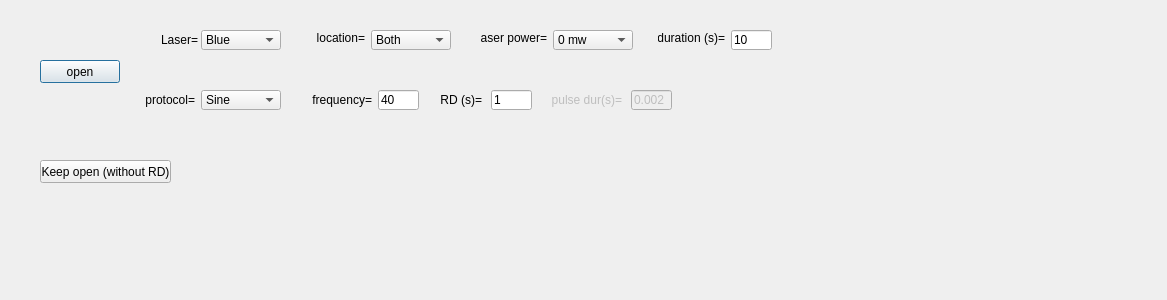
<?xml version="1.0" encoding="UTF-8"?>
<ui version="4.0">
 <class>CalibrationLaser</class>
 <widget class="QDialog" name="CalibrationLaser">
  <property name="geometry">
   <rect>
    <x>0</x>
    <y>0</y>
    <width>1167</width>
    <height>300</height>
   </rect>
  </property>
  <property name="sizePolicy">
   <sizepolicy hsizetype="Expanding" vsizetype="Expanding">
    <horstretch>0</horstretch>
    <verstretch>0</verstretch>
   </sizepolicy>
  </property>
  <property name="windowTitle">
   <string>Dialog</string>
  </property>
  <widget class="QLineEdit" name="Frequency_1">
   <property name="geometry">
    <rect>
     <x>378</x>
     <y>90</y>
     <width>41</width>
     <height>20</height>
    </rect>
   </property>
   <property name="sizePolicy">
    <sizepolicy hsizetype="Expanding" vsizetype="Expanding">
     <horstretch>0</horstretch>
     <verstretch>0</verstretch>
    </sizepolicy>
   </property>
   <property name="text">
    <string>40</string>
   </property>
  </widget>
  <widget class="QComboBox" name="Protocol_1">
   <property name="geometry">
    <rect>
     <x>201</x>
     <y>90</y>
     <width>80</width>
     <height>20</height>
    </rect>
   </property>
   <property name="sizePolicy">
    <sizepolicy hsizetype="Expanding" vsizetype="Expanding">
     <horstretch>0</horstretch>
     <verstretch>0</verstretch>
    </sizepolicy>
   </property>
   <item>
    <property name="text">
     <string>Sine</string>
    </property>
   </item>
   <item>
    <property name="text">
     <string>Pulse</string>
    </property>
   </item>
   <item>
    <property name="text">
     <string>Constant</string>
    </property>
   </item>
  </widget>
  <widget class="QComboBox" name="Location_1">
   <property name="geometry">
    <rect>
     <x>371</x>
     <y>30</y>
     <width>80</width>
     <height>20</height>
    </rect>
   </property>
   <property name="sizePolicy">
    <sizepolicy hsizetype="Expanding" vsizetype="Expanding">
     <horstretch>0</horstretch>
     <verstretch>0</verstretch>
    </sizepolicy>
   </property>
   <item>
    <property name="text">
     <string>Both</string>
    </property>
   </item>
   <item>
    <property name="text">
     <string>Left</string>
    </property>
   </item>
   <item>
    <property name="text">
     <string>Right</string>
    </property>
   </item>
   <item>
    <property name="text">
     <string>NA</string>
    </property>
   </item>
  </widget>
  <widget class="QLabel" name="label1_12">
   <property name="geometry">
    <rect>
     <x>144</x>
     <y>90</y>
     <width>51</width>
     <height>20</height>
    </rect>
   </property>
   <property name="sizePolicy">
    <sizepolicy hsizetype="Expanding" vsizetype="Expanding">
     <horstretch>0</horstretch>
     <verstretch>0</verstretch>
    </sizepolicy>
   </property>
   <property name="text">
    <string>protocol=</string>
   </property>
   <property name="textFormat">
    <enum>Qt::AutoText</enum>
   </property>
   <property name="alignment">
    <set>Qt::AlignRight|Qt::AlignTrailing|Qt::AlignVCenter</set>
   </property>
  </widget>
  <widget class="QLabel" name="label1_14">
   <property name="geometry">
    <rect>
     <x>431</x>
     <y>90</y>
     <width>51</width>
     <height>20</height>
    </rect>
   </property>
   <property name="sizePolicy">
    <sizepolicy hsizetype="Expanding" vsizetype="Expanding">
     <horstretch>0</horstretch>
     <verstretch>0</verstretch>
    </sizepolicy>
   </property>
   <property name="text">
    <string>RD (s)=</string>
   </property>
   <property name="textFormat">
    <enum>Qt::AutoText</enum>
   </property>
   <property name="alignment">
    <set>Qt::AlignRight|Qt::AlignTrailing|Qt::AlignVCenter</set>
   </property>
  </widget>
  <widget class="QComboBox" name="LaserPower_1">
   <property name="geometry">
    <rect>
     <x>553</x>
     <y>30</y>
     <width>80</width>
     <height>20</height>
    </rect>
   </property>
   <property name="sizePolicy">
    <sizepolicy hsizetype="Expanding" vsizetype="Expanding">
     <horstretch>0</horstretch>
     <verstretch>0</verstretch>
    </sizepolicy>
   </property>
   <item>
    <property name="text">
     <string>0 mw</string>
    </property>
   </item>
   <item>
    <property name="text">
     <string>1 mw</string>
    </property>
   </item>
   <item>
    <property name="text">
     <string>1.5 mw</string>
    </property>
   </item>
   <item>
    <property name="text">
     <string>2 mw</string>
    </property>
   </item>
   <item>
    <property name="text">
     <string>2.5 mw</string>
    </property>
   </item>
   <item>
    <property name="text">
     <string>3 mw</string>
    </property>
   </item>
  </widget>
  <widget class="QLineEdit" name="Duration_1">
   <property name="geometry">
    <rect>
     <x>731</x>
     <y>30</y>
     <width>41</width>
     <height>20</height>
    </rect>
   </property>
   <property name="sizePolicy">
    <sizepolicy hsizetype="Expanding" vsizetype="Expanding">
     <horstretch>0</horstretch>
     <verstretch>0</verstretch>
    </sizepolicy>
   </property>
   <property name="text">
    <string>10</string>
   </property>
  </widget>
  <widget class="QLineEdit" name="RD_1">
   <property name="geometry">
    <rect>
     <x>491</x>
     <y>90</y>
     <width>41</width>
     <height>20</height>
    </rect>
   </property>
   <property name="sizePolicy">
    <sizepolicy hsizetype="Expanding" vsizetype="Expanding">
     <horstretch>0</horstretch>
     <verstretch>0</verstretch>
    </sizepolicy>
   </property>
   <property name="text">
    <string>1</string>
   </property>
  </widget>
  <widget class="QComboBox" name="Laser_1">
   <property name="geometry">
    <rect>
     <x>201</x>
     <y>30</y>
     <width>80</width>
     <height>20</height>
    </rect>
   </property>
   <property name="sizePolicy">
    <sizepolicy hsizetype="Expanding" vsizetype="Expanding">
     <horstretch>0</horstretch>
     <verstretch>0</verstretch>
    </sizepolicy>
   </property>
   <item>
    <property name="text">
     <string>Blue</string>
    </property>
   </item>
   <item>
    <property name="text">
     <string>Red</string>
    </property>
   </item>
   <item>
    <property name="text">
     <string>Orange</string>
    </property>
   </item>
   <item>
    <property name="text">
     <string>Green</string>
    </property>
   </item>
   <item>
    <property name="text">
     <string>NA</string>
    </property>
   </item>
  </widget>
  <widget class="QLabel" name="label1_1">
   <property name="geometry">
    <rect>
     <x>161</x>
     <y>30</y>
     <width>41</width>
     <height>20</height>
    </rect>
   </property>
   <property name="sizePolicy">
    <sizepolicy hsizetype="Expanding" vsizetype="Expanding">
     <horstretch>0</horstretch>
     <verstretch>0</verstretch>
    </sizepolicy>
   </property>
   <property name="text">
    <string>Laser=</string>
   </property>
  </widget>
  <widget class="QLineEdit" name="PulseDur_1">
   <property name="enabled">
    <bool>false</bool>
   </property>
   <property name="geometry">
    <rect>
     <x>631</x>
     <y>90</y>
     <width>41</width>
     <height>20</height>
    </rect>
   </property>
   <property name="sizePolicy">
    <sizepolicy hsizetype="Expanding" vsizetype="Expanding">
     <horstretch>0</horstretch>
     <verstretch>0</verstretch>
    </sizepolicy>
   </property>
   <property name="text">
    <string>0.002</string>
   </property>
   <property name="readOnly">
    <bool>false</bool>
   </property>
  </widget>
  <widget class="QLabel" name="label1_13">
   <property name="geometry">
    <rect>
     <x>301</x>
     <y>90</y>
     <width>71</width>
     <height>20</height>
    </rect>
   </property>
   <property name="sizePolicy">
    <sizepolicy hsizetype="Expanding" vsizetype="Expanding">
     <horstretch>0</horstretch>
     <verstretch>0</verstretch>
    </sizepolicy>
   </property>
   <property name="text">
    <string>frequency=</string>
   </property>
   <property name="textFormat">
    <enum>Qt::AutoText</enum>
   </property>
   <property name="alignment">
    <set>Qt::AlignRight|Qt::AlignTrailing|Qt::AlignVCenter</set>
   </property>
  </widget>
  <widget class="QLabel" name="label1_2">
   <property name="geometry">
    <rect>
     <x>317</x>
     <y>30</y>
     <width>48</width>
     <height>16</height>
    </rect>
   </property>
   <property name="sizePolicy">
    <sizepolicy hsizetype="Expanding" vsizetype="Expanding">
     <horstretch>0</horstretch>
     <verstretch>0</verstretch>
    </sizepolicy>
   </property>
   <property name="text">
    <string>location=</string>
   </property>
   <property name="textFormat">
    <enum>Qt::AutoText</enum>
   </property>
   <property name="alignment">
    <set>Qt::AlignRight|Qt::AlignTrailing|Qt::AlignVCenter</set>
   </property>
  </widget>
  <widget class="QLabel" name="label1_15">
   <property name="enabled">
    <bool>false</bool>
   </property>
   <property name="geometry">
    <rect>
     <x>551</x>
     <y>90</y>
     <width>71</width>
     <height>20</height>
    </rect>
   </property>
   <property name="sizePolicy">
    <sizepolicy hsizetype="Expanding" vsizetype="Expanding">
     <horstretch>0</horstretch>
     <verstretch>0</verstretch>
    </sizepolicy>
   </property>
   <property name="text">
    <string>pulse dur(s)=</string>
   </property>
   <property name="textFormat">
    <enum>Qt::AutoText</enum>
   </property>
   <property name="alignment">
    <set>Qt::AlignRight|Qt::AlignTrailing|Qt::AlignVCenter</set>
   </property>
  </widget>
  <widget class="QLabel" name="label1_5">
   <property name="geometry">
    <rect>
     <x>658</x>
     <y>30</y>
     <width>67</width>
     <height>16</height>
    </rect>
   </property>
   <property name="sizePolicy">
    <sizepolicy hsizetype="Expanding" vsizetype="Expanding">
     <horstretch>0</horstretch>
     <verstretch>0</verstretch>
    </sizepolicy>
   </property>
   <property name="text">
    <string>duration (s)=</string>
   </property>
   <property name="textFormat">
    <enum>Qt::AutoText</enum>
   </property>
   <property name="alignment">
    <set>Qt::AlignRight|Qt::AlignTrailing|Qt::AlignVCenter</set>
   </property>
  </widget>
  <widget class="QLabel" name="label1_3">
   <property name="geometry">
    <rect>
     <x>480</x>
     <y>30</y>
     <width>67</width>
     <height>16</height>
    </rect>
   </property>
   <property name="sizePolicy">
    <sizepolicy hsizetype="Expanding" vsizetype="Expanding">
     <horstretch>0</horstretch>
     <verstretch>0</verstretch>
    </sizepolicy>
   </property>
   <property name="text">
    <string>laser power=</string>
   </property>
   <property name="textFormat">
    <enum>Qt::AutoText</enum>
   </property>
   <property name="alignment">
    <set>Qt::AlignRight|Qt::AlignTrailing|Qt::AlignVCenter</set>
   </property>
  </widget>
  <widget class="QPushButton" name="Open">
   <property name="geometry">
    <rect>
     <x>40</x>
     <y>60</y>
     <width>80</width>
     <height>23</height>
    </rect>
   </property>
   <property name="sizePolicy">
    <sizepolicy hsizetype="Expanding" vsizetype="Expanding">
     <horstretch>0</horstretch>
     <verstretch>0</verstretch>
    </sizepolicy>
   </property>
   <property name="text">
    <string>open</string>
   </property>
   <property name="checkable">
    <bool>true</bool>
   </property>
  </widget>
  <widget class="QPushButton" name="KeepOpen">
   <property name="geometry">
    <rect>
     <x>40</x>
     <y>160</y>
     <width>131</width>
     <height>23</height>
    </rect>
   </property>
   <property name="sizePolicy">
    <sizepolicy hsizetype="Expanding" vsizetype="Expanding">
     <horstretch>0</horstretch>
     <verstretch>0</verstretch>
    </sizepolicy>
   </property>
   <property name="text">
    <string>Keep open (without RD)</string>
   </property>
   <property name="checkable">
    <bool>true</bool>
   </property>
  </widget>
 </widget>
 <resources/>
 <connections/>
</ui>
